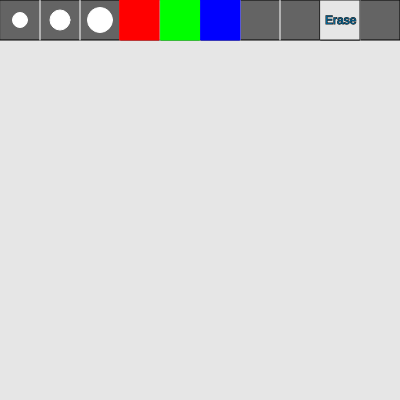
Frame 1 (no input)
Frame 60 (no input): identical to frame 1, image omitted
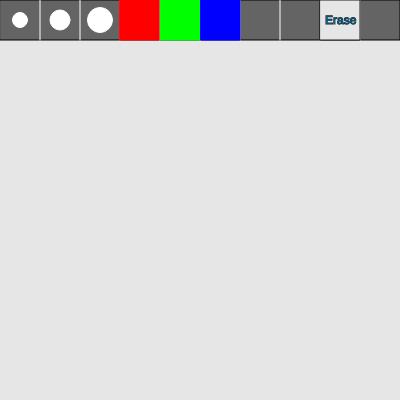
Frame 120 (the mouse pressed at the canvas centre since frame 60)

The p5.js sketch that drew these frames (run headless with seeded random() and noise() and a simulated clock; from frame 60 on, the mouse is pressed at the canvas centre):

// p5.js sketch
// ── sketch.js
let canvasWidth = 400;
let canvasHeight = 400;
let buttonsAmount = 10;
let toolbarBlockWidth = canvasWidth/buttonsAmount;
let toolbarColor = 100;
let canvasColor = 230;
let selectedColor = canvasColor;

let dividerX1 = canvasWidth/buttonsAmount; //40
let dividerY1 = 0;
let dividerX2 = canvasWidth/buttonsAmount; //40
let dividerY2 = canvasWidth/buttonsAmount; //40

let colorButton1 = 'rgb(255, 0, 0)'; //Red
let colorButton2 = 'rgb(0, 255, 0)'; //Green
let colorButton3 = 'rgb(0, 0, 255)'; //Blue
let colorButton4 = 'rgb(0, 0, 255)'; //Erase

let brushThickness = 10;
let selectedBrushThickness = brushThickness;

function setup() {
  
  createCanvas(canvasWidth, canvasHeight);
  background(canvasColor);//moved to setup (not to overwrite drawings)
  
  //toolbar panel
  fill(toolbarColor);
  rect(0, 0, width, width/buttonsAmount);
  
 
  //toolbar divider lines
  stroke(255);
  while (dividerX1 < width)
  {
    line(dividerX1, dividerY1, dividerX2, dividerY2);
    dividerX1 = dividerX1 + width/buttonsAmount;
    dividerX2 = dividerX2 + width/buttonsAmount;
  }
  
  //Thickness selectors
  fill(255);
  circle(toolbarBlockWidth/2, toolbarBlockWidth/2, 15);
  circle(toolbarBlockWidth/2 + toolbarBlockWidth, toolbarBlockWidth/2, 20);
  circle(toolbarBlockWidth/2 + toolbarBlockWidth*2, toolbarBlockWidth/2, 25);

  //Color selectors
  stroke(colorButton1); //Red color selector
  fill(colorButton1);
  rect(120, 0, 39, 40);
  
  stroke(colorButton2); //Green color selector
  fill(colorButton2);
  rect(161, 0, 39, 40);  
  
  stroke(colorButton3); //Blue color selector
  fill(colorButton3);
  rect(201, 0, 39, 40);    
  
  stroke(canvasColor - 200); //Erase color (canvas)
  fill(canvasColor);//RGB
  rect(320, 0, 40, 40);
  fill(0, 102, 153);
  text('Erase',325,24);
}

function draw() 
{
  
  // Check selection
  if(mouseIsPressed && mouseY > 0 && mouseY < 40)
  {
    if(mouseX > 120 && mouseX < 160)
    {
      selectedColor = colorButton1;
    }
    else if (mouseX > 160 && mouseX < 200)
    {
          selectedColor = colorButton2;
    }
    
    else if (mouseX > 200 && mouseX < 240)
    {
      selectedColor = colorButton3;
    }    
    
    else if (mouseX > 320 && mouseX < 360)
    {
      selectedColor = canvasColor;
    }    

    // Brush thickness
    else if (mouseX > 0 && mouseX < 40)
    {
      selectedBrushThickness = brushThickness + 0; //10
    }       
    
    else if (mouseX > 40 && mouseX < 80)
    {
      selectedBrushThickness = brushThickness + 10;
    }        
    
   else if (mouseX > 80 && mouseX < 120)
    {
      selectedBrushThickness = brushThickness + 20;
    }      
    
  }
    
  //Draw a shape with selected color
  if(mouseIsPressed && mouseY > 40 + selectedBrushThickness/2)
  {
    noStroke(); //remove the shape's border
    fill(selectedColor);
    circle(mouseX, mouseY, selectedBrushThickness);
  }
}
